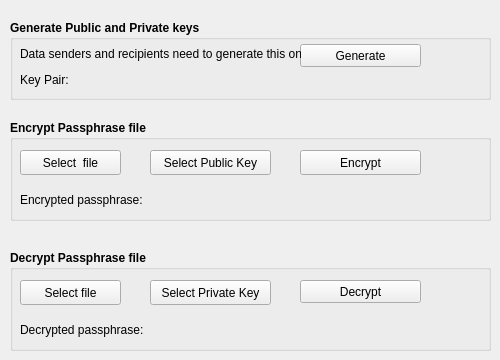
   <widget class="QWidget" name="tab_5">
    <attribute name="title">
     <string>Shield Passphrase</string>
    </attribute>
    <widget class="QGroupBox" name="groupBox_2">
     <property name="geometry">
      <rect>
       <x>10</x>
       <y>120</y>
       <width>481</width>
       <height>101</height>
      </rect>
     </property>
     <property name="font">
      <font>
       <weight>75</weight>
       <bold>true</bold>
      </font>
     </property>
     <property name="title">
      <string>Encrypt Passphrase file</string>
     </property>
     <widget class="QLabel" name="label_encrypted_passphrase_file">
      <property name="geometry">
       <rect>
        <x>130</x>
        <y>70</y>
        <width>351</width>
        <height>20</height>
       </rect>
      </property>
      <property name="font">
       <font>
        <weight>75</weight>
        <bold>true</bold>
       </font>
      </property>
      <property name="text">
       <string/>
      </property>
     </widget>
     <widget class="QPushButton" name="btn_select_passphrase_file">
      <property name="geometry">
       <rect>
        <x>10</x>
        <y>30</y>
        <width>101</width>
        <height>25</height>
       </rect>
      </property>
      <property name="font">
       <font>
        <weight>50</weight>
        <bold>false</bold>
       </font>
      </property>
      <property name="text">
       <string>Select  file</string>
      </property>
     </widget>
     <widget class="QPushButton" name="btn_select_public_key">
      <property name="geometry">
       <rect>
        <x>140</x>
        <y>30</y>
        <width>121</width>
        <height>25</height>
       </rect>
      </property>
      <property name="font">
       <font>
        <weight>50</weight>
        <bold>false</bold>
       </font>
      </property>
      <property name="text">
       <string>Select Public Key</string>
      </property>
     </widget>
     <widget class="QPushButton" name="btn_encrypt_passphrase">
      <property name="geometry">
       <rect>
        <x>290</x>
        <y>30</y>
        <width>121</width>
        <height>25</height>
       </rect>
      </property>
      <property name="font">
       <font>
        <weight>50</weight>
        <bold>false</bold>
       </font>
      </property>
      <property name="text">
       <string>Encrypt</string>
      </property>
     </widget>
     <widget class="QLabel" name="label_encrypted_passphrase">
      <property name="geometry">
       <rect>
        <x>10</x>
        <y>70</y>
        <width>131</width>
        <height>20</height>
       </rect>
      </property>
      <property name="font">
       <font>
        <weight>50</weight>
        <bold>false</bold>
       </font>
      </property>
      <property name="text">
       <string>Encrypted passphrase:</string>
      </property>
     </widget>
     <widget class="QPushButton" name="btn_enc_passphrase_loc">
      <property name="geometry">
       <rect>
        <x>550</x>
        <y>70</y>
        <width>23</width>
        <height>23</height>
       </rect>
      </property>
      <property name="text">
       <string/>
      </property>
     </widget>
    </widget>
    <widget class="QGroupBox" name="groupBox_3">
     <property name="geometry">
      <rect>
       <x>10</x>
       <y>250</y>
       <width>481</width>
       <height>101</height>
      </rect>
     </property>
     <property name="font">
      <font>
       <weight>75</weight>
       <bold>true</bold>
      </font>
     </property>
     <property name="title">
      <string>Decrypt Passphrase file</string>
     </property>
     <widget class="QLabel" name="label_decrypted_passphrase_file">
      <property name="geometry">
       <rect>
        <x>130</x>
        <y>70</y>
        <width>351</width>
        <height>20</height>
       </rect>
      </property>
      <property name="text">
       <string/>
      </property>
     </widget>
     <widget class="QPushButton" name="btn_select_encrypted_passphrase_file">
      <property name="geometry">
       <rect>
        <x>10</x>
        <y>30</y>
        <width>101</width>
        <height>25</height>
       </rect>
      </property>
      <property name="font">
       <font>
        <weight>50</weight>
        <bold>false</bold>
       </font>
      </property>
      <property name="text">
       <string>Select file</string>
      </property>
     </widget>
     <widget class="QPushButton" name="btn_select_private_key">
      <property name="geometry">
       <rect>
        <x>140</x>
        <y>30</y>
        <width>121</width>
        <height>25</height>
       </rect>
      </property>
      <property name="font">
       <font>
        <weight>50</weight>
        <bold>false</bold>
       </font>
      </property>
      <property name="text">
       <string>Select Private Key</string>
      </property>
     </widget>
     <widget class="QPushButton" name="btn_decrypt_passphrase">
      <property name="geometry">
       <rect>
        <x>290</x>
        <y>30</y>
        <width>121</width>
        <height>23</height>
       </rect>
      </property>
      <property name="font">
       <font>
        <weight>50</weight>
        <bold>false</bold>
       </font>
      </property>
      <property name="text">
       <string>Decrypt</string>
      </property>
     </widget>
     <widget class="QLabel" name="label_decrypted_passphrase">
      <property name="geometry">
       <rect>
        <x>10</x>
        <y>70</y>
        <width>131</width>
        <height>20</height>
       </rect>
      </property>
      <property name="font">
       <font>
        <weight>50</weight>
        <bold>false</bold>
       </font>
      </property>
      <property name="text">
       <string>Decrypted passphrase:</string>
      </property>
     </widget>
     <widget class="QPushButton" name="btn_dec_passphrase_loc">
      <property name="geometry">
       <rect>
        <x>550</x>
        <y>70</y>
        <width>23</width>
        <height>23</height>
       </rect>
      </property>
      <property name="text">
       <string/>
      </property>
     </widget>
    </widget>
    <widget class="QGroupBox" name="groupBox_5">
     <property name="geometry">
      <rect>
       <x>10</x>
       <y>20</y>
       <width>481</width>
       <height>80</height>
      </rect>
     </property>
     <property name="font">
      <font>
       <weight>75</weight>
       <bold>true</bold>
      </font>
     </property>
     <property name="title">
      <string>Generate Public and Private keys</string>
     </property>
     <widget class="QLabel" name="label_generated_key_pair">
      <property name="geometry">
       <rect>
        <x>10</x>
        <y>50</y>
        <width>111</width>
        <height>20</height>
       </rect>
      </property>
      <property name="font">
       <font>
        <weight>50</weight>
        <bold>false</bold>
       </font>
      </property>
      <property name="text">
       <string>Key Pair:</string>
      </property>
     </widget>
     <widget class="QPushButton" name="btn_generate_keys">
      <property name="geometry">
       <rect>
        <x>290</x>
        <y>24</y>
        <width>121</width>
        <height>23</height>
       </rect>
      </property>
      <property name="font">
       <font>
        <weight>50</weight>
        <bold>false</bold>
       </font>
      </property>
      <property name="text">
       <string>Generate</string>
      </property>
     </widget>
     <widget class="QPushButton" name="btn_generated_passphrase">
      <property name="geometry">
       <rect>
        <x>550</x>
        <y>50</y>
        <width>23</width>
        <height>23</height>
       </rect>
      </property>
      <property name="text">
       <string/>
      </property>
     </widget>
     <widget class="QLabel" name="label_generated_keys">
      <property name="geometry">
       <rect>
        <x>130</x>
        <y>50</y>
        <width>351</width>
        <height>20</height>
       </rect>
      </property>
      <property name="font">
       <font>
        <weight>75</weight>
        <bold>true</bold>
       </font>
      </property>
      <property name="text">
       <string/>
      </property>
     </widget>
     <widget class="QLabel" name="label_generated_key_pair_2">
      <property name="geometry">
       <rect>
        <x>10</x>
        <y>24</y>
        <width>281</width>
        <height>20</height>
       </rect>
      </property>
      <property name="font">
       <font>
        <weight>50</weight>
        <bold>false</bold>
       </font>
      </property>
      <property name="text">
       <string>Data senders and recipients need to generate this once.</string>
      </property>
     </widget>
    </widget>
   </widget>
